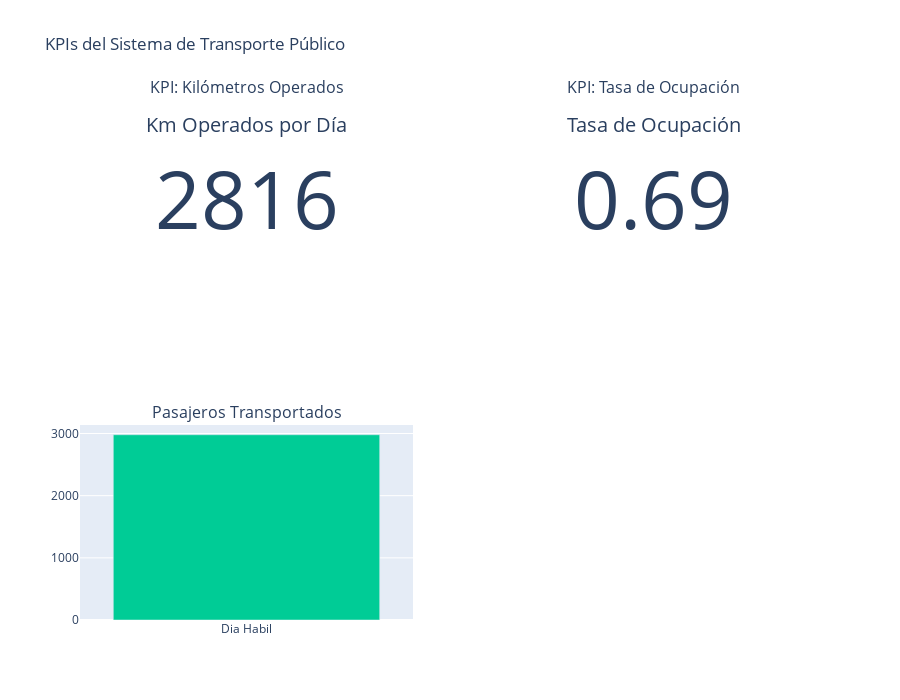

Write notebook code for a chart like this one.
### Code cell
import plotly.graph_objects as go
from plotly.subplots import make_subplots

# Crear subplots con especificaciones de tipo 'indicator' y 'xy'
fig = make_subplots(
    rows=2, cols=2,  # Número de filas y columnas
    specs=[
        [{"type": "indicator"}, {"type": "indicator"}],  # Fila 1
        [{"type": "xy"}, {"type": "xy"}]                # Fila 2
    ],
    subplot_titles=("KPI: Kilómetros Operados", "KPI: Tasa de Ocupación",
                    "Pasajeros Transportados")
)

# Subplot 1: Kilómetros operados
fig.add_trace(go.Indicator(
    mode="number",
    value= Km_Operados,  # Reemplaza con tu valor calculado
    title={"text": "Km Operados por Día"}
), row=1, col=1)

# Subplot 2: Tasa de ocupación
fig.add_trace(go.Indicator(
    mode="number",
    value=Tasa_Ocupación,  # Reemplaza con tu valor calculado
    title={"text": "Tasa de Ocupación"}
), row=1, col=2)


# Subplot 4: Pasajeros Transportados (Gráfico de líneas)
fig.add_trace(go.Bar(
    x=["Dia Habil"],  # Reemplaza con tus intervalos
    y=[Pasajeros_Transportados],  # Reemplaza con tus valores
    name="Pasajeros Transportados al dia"
), row=2, col=1)

# Layout
fig.update_layout(
    title_text="KPIs del Sistema de Transporte Público",
    height=700,
    showlegend=False
)

fig.show()

### Figure 1 — Plotly figure (JSON) as saved in the notebook; plotly's stock layout.template omitted (floating-point values rounded to 4 significant figures)
{"data": [{"domain": {"x": [0, 0.45], "y": [0.625, 1]}, "mode": "number", "title": {"text": "Km Operados por Día"}, "type": "indicator", "value": 2816.0}, {"domain": {"x": [0.55, 1], "y": [0.625, 1]}, "mode": "number", "title": {"text": "Tasa de Ocupación"}, "type": "indicator", "value": 0.6898}, {"name": "Pasajeros Transportados al dia", "type": "bar", "x": ["Dia Habil"], "xaxis": "x", "y": [2980], "yaxis": "y"}], "layout": {"annotations": [{"font": {"size": 16}, "showarrow": false, "text": "KPI: Kilómetros Operados", "x": 0.225, "xanchor": "center", "xref": "paper", "y": 1, "yanchor": "bottom", "yref": "paper"}, {"font": {"size": 16}, "showarrow": false, "text": "KPI: Tasa de Ocupación", "x": 0.775, "xanchor": "center", "xref": "paper", "y": 1, "yanchor": "bottom", "yref": "paper"}, {"font": {"size": 16}, "showarrow": false, "text": "Pasajeros Transportados", "x": 0.225, "xanchor": "center", "xref": "paper", "y": 0.375, "yanchor": "bottom", "yref": "paper"}], "height": 700, "showlegend": false, "title": {"text": "KPIs del Sistema de Transporte Público"}, "xaxis": {"anchor": "y", "domain": [0, 0.45]}, "xaxis2": {"anchor": "y2", "domain": [0.55, 1]}, "yaxis": {"anchor": "x", "domain": [0, 0.375]}, "yaxis2": {"anchor": "x2", "domain": [0, 0.375]}}}
